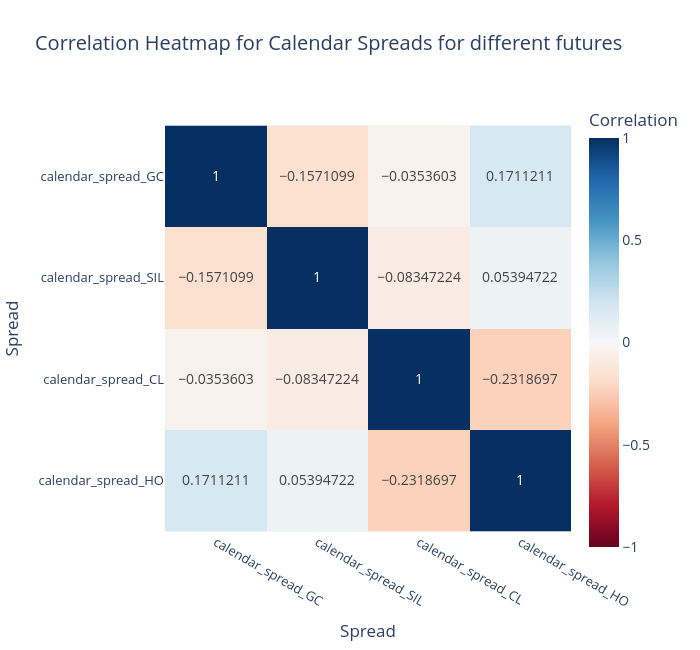

Source (notebook cell):
### Code cell
def combine_all_calendar_spreads(
    gc_dataframe: pd.DataFrame,
    sil_dataframe: pd.DataFrame,
    cl_dataframe: pd.DataFrame,
    ho_dataframe: pd.DataFrame,
) -> pd.DataFrame:
    """
    Combine calendar spreads from all futures symbols into a single DataFrame.
    
    Extracts the calendar_spread column from each symbol's dataframe, renames
    them with the symbol identifier, and merges them on the datetime index using
    an outer join to preserve all timestamps.
    
    Parameters
    ----------
    gc_dataframe : pd.DataFrame
        Gold futures dataframe with calendar_spread column.
    sil_dataframe : pd.DataFrame
        Silver futures dataframe with calendar_spread column.
    cl_dataframe : pd.DataFrame
        Crude oil futures dataframe with calendar_spread column.
    ho_dataframe : pd.DataFrame
        Heating oil futures dataframe with calendar_spread column.
    
    Returns
    -------
    pd.DataFrame
        Combined dataframe with columns:
        - calendar_spread_GC: Gold calendar spread
        - calendar_spread_SIL: Silver calendar spread
        - calendar_spread_CL: Crude oil calendar spread
        - calendar_spread_HO: Heating oil calendar spread
        Index is datetime from all merged dataframes.
    """
    # Extract calendar spread columns and rename with symbol identifiers
    gc_spread: pd.Series = gc_dataframe["calendar_spread"].rename("calendar_spread_GC")
    sil_spread: pd.Series = sil_dataframe["calendar_spread"].rename("calendar_spread_SIL")
    cl_spread: pd.Series = cl_dataframe["calendar_spread"].rename("calendar_spread_CL")
    ho_spread: pd.Series = ho_dataframe["calendar_spread"].rename("calendar_spread_HO")
    
    # Combine all spreads into a single dataframe using outer join
    # This preserves all timestamps from all symbols
    combined_spreads: pd.DataFrame = pd.DataFrame({
        "calendar_spread_GC": gc_spread,
        "calendar_spread_SIL": sil_spread,
        "calendar_spread_CL": cl_spread,
        "calendar_spread_HO": ho_spread,
    })
    
    return combined_spreads


# Create the combined calendar spreads dataframe
all_calendar_spreads: pd.DataFrame = combine_all_calendar_spreads(
    gc_dataframe=GC,
    sil_dataframe=SIL,
    cl_dataframe=CL,
    ho_dataframe=HO,
)

corr_matrix = all_calendar_spreads.corr()

fig = px.imshow(
    corr_matrix,
    text_auto=True,
    color_continuous_scale='RdBu',
    zmin=-1, zmax=1,
    title='Correlation Heatmap for Calendar Spreads for different futures',
    labels=dict(x="Spread", y="Spread", color="Correlation"),
)
fig.update_layout(
    width=700, height=650,
    font=dict(size=14),
    xaxis=dict(tickfont=dict(size=13)),
    yaxis=dict(tickfont=dict(size=13)),
)
fig.show()

### Figure 1 — Plotly figure (JSON) as saved in the notebook; plotly's stock layout.template omitted (floating-point values rounded to 4 significant figures)
{"data": [{"coloraxis": "coloraxis", "hovertemplate": "Spread: %{x}<br>Spread: %{y}<br>Correlation: %{z}<extra></extra>", "name": "0", "texttemplate": "%{z}", "type": "heatmap", "x": ["calendar_spread_GC", "calendar_spread_SIL", "calendar_spread_CL", "calendar_spread_HO"], "xaxis": "x", "y": ["calendar_spread_GC", "calendar_spread_SIL", "calendar_spread_CL", "calendar_spread_HO"], "yaxis": "y", "z": [[1.0, -0.1571, -0.03536, 0.1711], [-0.1571, 1.0, -0.08347, 0.05395], [-0.03536, -0.08347, 1.0, -0.2319], [0.1711, 0.05395, -0.2319, 1.0]]}], "layout": {"coloraxis": {"cmax": 1, "cmin": -1, "colorbar": {"title": {"text": "Correlation"}}, "colorscale": [[0, "rgb(103,0,31)"], [0.1, "rgb(178,24,43)"], [0.2, "rgb(214,96,77)"], [0.3, "rgb(244,165,130)"], [0.4, "rgb(253,219,199)"], [0.5, "rgb(247,247,247)"], [0.6, "rgb(209,229,240)"], [0.7, "rgb(146,197,222)"], [0.8, "rgb(67,147,195)"], [0.9, "rgb(33,102,172)"], [1, "rgb(5,48,97)"]]}, "font": {"size": 14}, "height": 650, "title": {"text": "Correlation Heatmap for Calendar Spreads for different futures"}, "width": 700, "xaxis": {"anchor": "y", "constrain": "domain", "domain": [0, 1], "scaleanchor": "y", "tickfont": {"size": 13}, "title": {"text": "Spread"}}, "yaxis": {"anchor": "x", "autorange": "reversed", "constrain": "domain", "domain": [0, 1], "tickfont": {"size": 13}, "title": {"text": "Spread"}}}}
